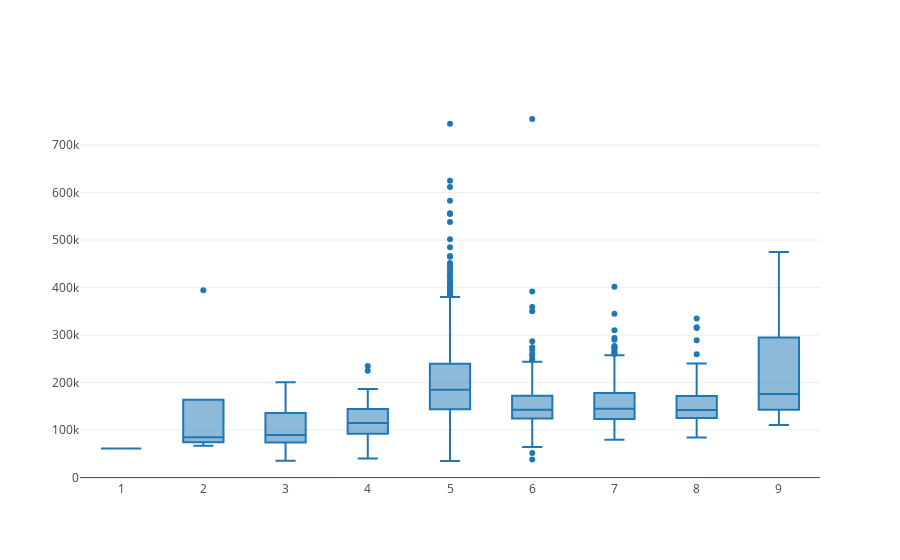

Here is the notebook cell this chart was saved with:
### Code cell
import plotly.plotly as py
import plotly.graph_objs as go

import numpy as np


y0 = x['OverallCond']
y1 = x['SalePrice']


data = [{
    'x':y0,
    'y':y1,
    'type':'box'}
]

iplot(data)

### Figure 1 — Plotly figure (JSON) as saved in the notebook; plotly's stock layout.template omitted (floating-point values rounded to 4 significant figures; data arrays with more than 128 entries replaced by an {"elided": "..."} marker saying what was removed)
{"data": [{"type": "box", "x": {"elided": "1460 int values"}, "y": {"elided": "1460 int values"}}], "layout": {}}
